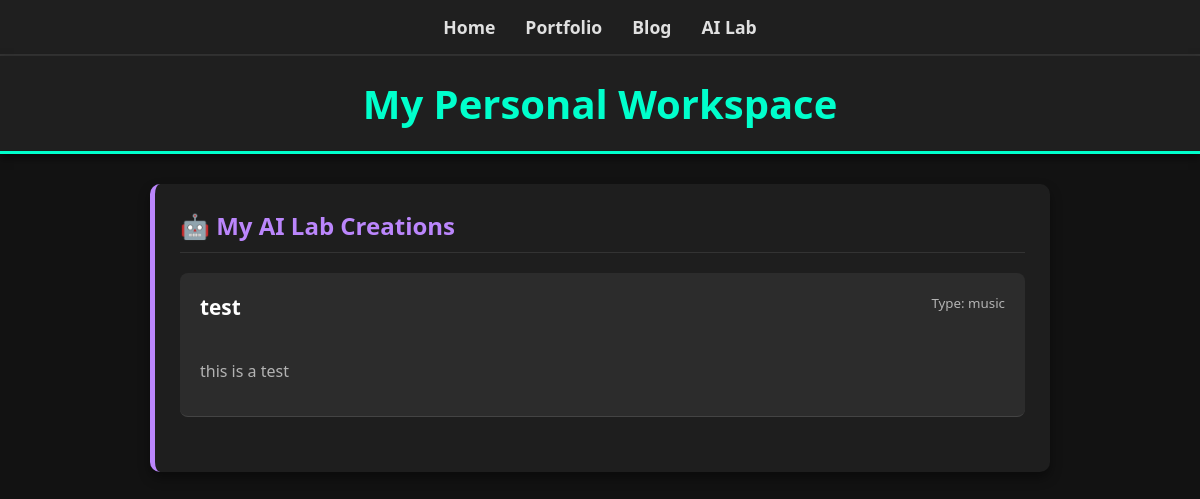
Screenshot of /ai-lab/ with the database file from the repository.
### ai_lab/models.py (models this page shows, shortened)
class AICreation(models.Model):
    title = models.CharField(max_length=200)
    description = models.TextField()
    creation_type = models.CharField(max_length=100)
    link = models.URLField(blank=True)
    image = models.ImageField(upload_to='ai_images/', blank=True, null=True)

### ai_lab/views.py (the view)
# urls.py: path('ai-lab/', ai_lab_views.ai_lab_page, name='ai_lab'),
def ai_lab_page(request):
    ai_creations = AICreation.objects.all()
    context = {'ai_creations': ai_creations}
    return render(request, 'ai_lab.html', context)

### templates/ai_lab.html (shortened to what this page needs)
{% extends 'base.html' %}
{% block content %}
<div class="container">
    <div class="section-card">
        <h2>🤖 My AI Lab Creations</h2>
        <ul>
            {% for ai in ai_creations %}
                <li style="margin-bottom: 30px; border-bottom: 1px solid #444; padding-bottom: 15px;">
                    <strong><a href="{% url 'ai_lab_detail' ai.id %}" style="color: white; text-decoration: none;">{{ ai.title }}</a></strong>
                    <small style="float: right;">Type: {{ ai.creation_type }}</small>
                    <br><br>
                    <p>{{ ai.description }}</p>
                </li>
            {% empty %}
                <li>No AI creations yet.</li>
            {% endfor %}
        </ul>
    </div>
</div>
{% endblock %}

### static/css/style.css (style rules this page uses)
body { font-family: 'Segoe UI', Tahoma, Geneva, Verdana, sans-serif; background-color: #121212; color: #e0e0e0; margin: 0; padding: 0; }
.container { display: flex; flex-direction: column; gap: 30px; padding: 30px; max-width: 900px; margin: 0 auto; }
.section-card { background-color: #1e1e1e; padding: 25px; border-radius: 10px; box-shadow: 0 6px 12px rgba(0,0,0,0.4); border-left: 5px solid #bb86fc; }
.section-card h2 { margin-top: 0; color: #bb86fc; border-bottom: 1px solid #333; padding-bottom: 10px; }
ul { list-style-type: none; padding: 0; }
li { background-color: #2c2c2c; margin-bottom: 15px; padding: 20px; border-radius: 8px; transition: transform 0.3s ease; }
strong { color: #03dac6; font-size: 1.3em; }
p, small { color: #b3b3b3; line-height: 1.6; }

### rows the page displays
AICreation: title "test", creation_type "music", description "this is a test"
